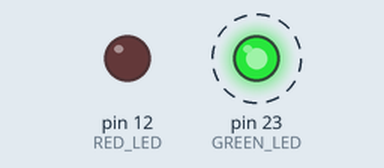
Bench run of a sketch on a simulated Arduino Mega 2560, built with avr-gcc and run on an emulated ATmega2560. On the bench: output pins drawn as LEDs (lit = HIGH). Dashed ring = blinking.

Above: at 0.5 s.
At 2.5 s:
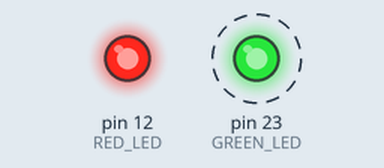
Timing chart, 0 to 5.2 s (numbered marks = the images above):
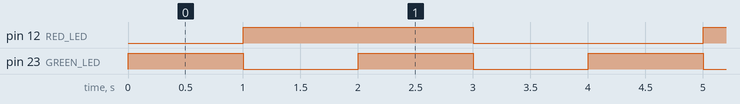

The sketch:

check_LEDs.ino
```cpp
#define GREEN_LED 23
#define RED_LED 12

void setup() {
  pinMode(GREEN_LED, OUTPUT);
  pinMode(RED_LED, OUTPUT);

  digitalWrite(GREEN_LED, LOW);
  digitalWrite(RED_LED, LOW);
}

void loop() {
  // Green on
  digitalWrite(GREEN_LED, HIGH);
  digitalWrite(RED_LED, LOW);
  delay(1000);

  // Red on
  digitalWrite(GREEN_LED, LOW);
  digitalWrite(RED_LED, HIGH);
  delay(1000);

  // Both on
  digitalWrite(GREEN_LED, HIGH);
  digitalWrite(RED_LED, HIGH);
  delay(1000);

  // Both off
  digitalWrite(GREEN_LED, LOW);
  digitalWrite(RED_LED, LOW);
  delay(1000);
}
```

Measured:
- by itself, pin 12 (RED_LED): alternates HIGH for 2.0 s and LOW for 2.0 s
- by itself, pin 23 (GREEN_LED): alternates HIGH for 1.0 s and LOW for 1.0 s
- by itself, everything shown: repeats every 4.0 s, in 4 steps
